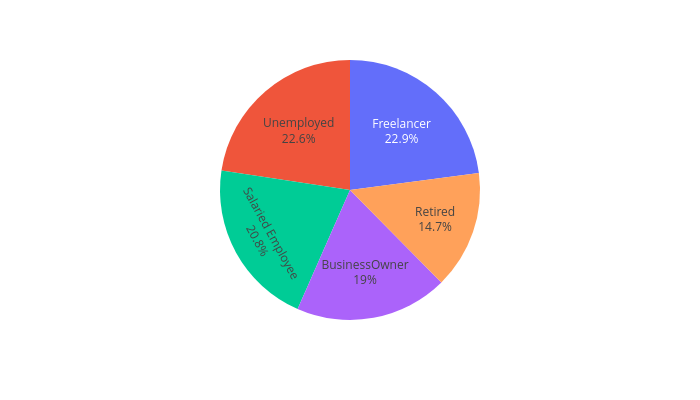

Notebook code for this chart:
### Code cell
for col in data.columns:
    if data[col].dtype == object:
        uni.catstudy(data, col)
    elif data[col].dtype == 'float64':
        try:
            uni.ncstudy(data, col)
        except OverflowError:
            print(f"⚠️ Overflow error in column: {col}")
    elif data[col].dtype == 'int64':
        uni.ndstudy(data, col)

### Figure 1 — Plotly figure (JSON) as saved in the notebook; plotly's stock layout.template omitted (floating-point values rounded to 4 significant figures)
{"data": [{"domain": {"x": [0, 1], "y": [0, 1]}, "hovertemplate": "label=%{label}<br>value=%{value}<extra></extra>", "labels": ["Freelancer", "Unemployed", "Salaried Employee", "BusinessOwner", "Retired"], "legendgroup": "", "name": "", "showlegend": true, "textinfo": "percent+label", "textposition": "inside", "type": "pie", "values": [229, 226, 208, 190, 147]}], "layout": {"height": 400, "legend": {"tracegroupgap": 0}, "margin": {"t": 60}, "showlegend": false, "width": 700}}
